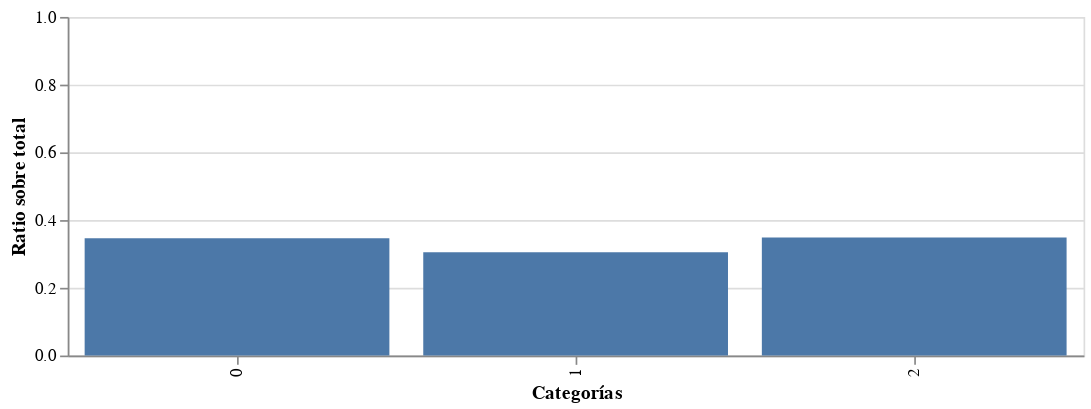

The cell this chart's notebook holds for it:
### Markdown cell above
## Distribucion de los Tweets

### Code cell
countsPre = preDateDf['label'].value_counts(normalize=True).reset_index()
countsPre.columns = ['target', 'ratio']

alt.Chart(countsPre).mark_bar().encode(
    x=alt.X('target:N', title='Categorías'),
    y=alt.Y('ratio:Q', scale=alt.Scale(domain=(0, 1)), title='Ratio sobre total'),
    tooltip=['target', 'ratio']
).properties(width=600, height=200)

### Figure 1 — Vega-Lite specification as saved in the notebook (floating-point values rounded to 4 significant figures)
{"config": {"view": {"continuousWidth": 400, "continuousHeight": 300}}, "data": {"name": "data-71486c75d4eefaf94ab5a6c8d0aaf34d"}, "mark": "bar", "encoding": {"tooltip": [{"field": "target", "type": "nominal"}, {"field": "ratio", "type": "quantitative"}], "x": {"field": "target", "title": "Categorías", "type": "nominal"}, "y": {"field": "ratio", "scale": {"domain": [0, 1]}, "title": "Ratio sobre total", "type": "quantitative"}}, "height": 200, "width": 600, "$schema": "https://vega.github.io/schema/vega-lite/v4.17.0.json", "datasets": {"data-71486c75d4eefaf94ab5a6c8d0aaf34d": [{"target": "2", "ratio": 0.3486}, {"target": "0", "ratio": 0.3462}, {"target": "1", "ratio": 0.3053}]}}
